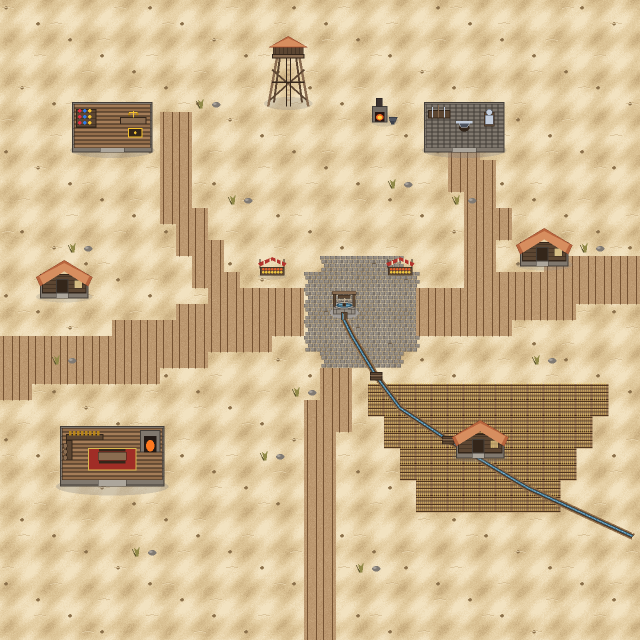
#> input picture assets/kenshi_village_interior_1280.png, 1280 x 1280 px, given in place of kenshi_house_prefab.png, which was not available (shown at 1/2 size)
$ python nono_tilemap_engine.py
#> lines starting #> are read from the running program, lines starting #| are printed output that depends on the picture; pictures that were not available may be replaced by others from this repository, and a replacement may not be noted
import base64
from PIL import Image, ImageDraw
from pathlib import Path
import math
import numpy as np

godot_base = Path(r"C:\GPTfile\godot\adventure-of-self-realization-v-0.5")
brain_dir = Path(r"C:\Users\ihate\.gemini\antigravity\brain\522dd70e-62d4-4f27-893e-70f3ade173ca")

kenshi_house = Image.open(brain_dir / "kenshi_house_prefab.png").convert("RGBA")
#> kenshi_house is the input picture: PIL image 1280x1280 RGBA; mean R, G, B, A 209, 185.3, 146.1, 254.7
kenshi_roof = Image.open(brain_dir / "kenshi_roof_fader.png").convert("RGBA")
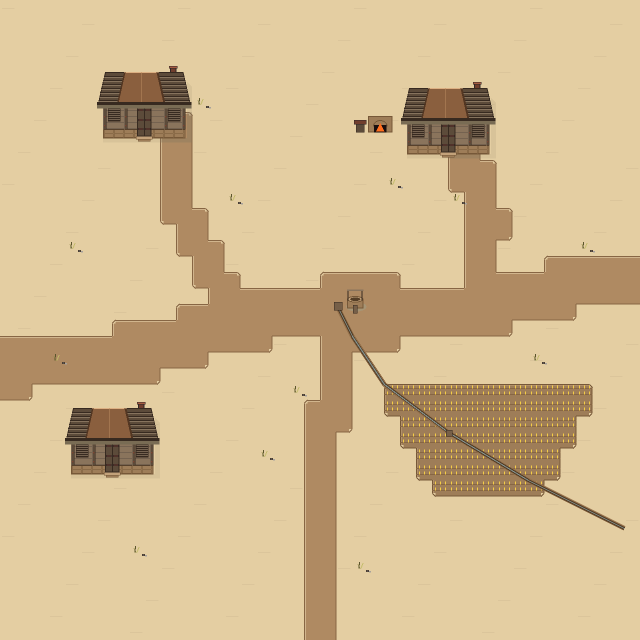
#> input picture assets/kenshi_village_merged_1280.png, 1280 x 1280 px, given in place of kenshi_roof_fader.png, which was not available (shown at 1/2 size)
#> kenshi_roof is the input picture: PIL image 1280x1280 RGBA; mean R, G, B, A 211.7, 187.1, 144.8, 255

# 40x40 Grid @ 32px = 1280x1280 px
gw, gh = 40, 40
cell = 32

# ==============================================================================
# 🎨 1. Kenshi 荒原水系與地景調色盤
# ==============================================================================
SAND_DESERT = (228, 206, 162, 255)
SAND_DUNE_D = (196, 170, 126, 255)
SAND_DUNE_L = (242, 224, 184, 255)

CLAY_EARTH = (175, 138, 98, 255)
CLAY_DARK = (135, 102, 68, 255)
MUDBRICK_BASE = (158, 125, 88, 255)
MUDBRICK_DARK = (118, 88, 56, 255)
MUDBRICK_LIGHT = (195, 162, 122, 255)

# 土質泥壟溝與水系 (Connected Irrigation Ditch System)
DITCH_SOIL_DEEP = (85, 62, 38, 255)   # 溝底深色濕泥
DITCH_BANK = (148, 112, 75, 255)      # 泥壟溝邊緣土埂
WOOD_SLUICE = (118, 95, 72, 255)      # 風化木製水槽與分水閘
WATER_SEEPAGE = (95, 128, 145, 180)   # 溝底微量滲水反光

BLEACHED_WOOD_0 = (55, 42, 32, 255)
BLEACHED_WOOD_1 = (92, 75, 58, 255)
BLEACHED_WOOD_2 = (138, 116, 92, 255)
RUST_METAL_1 = (112, 62, 45, 255)
RUST_METAL_0 = (48, 38, 38, 255)

DRY_GRASS_0 = (92, 85, 45, 255)
DRY_GRASS_1 = (145, 138, 72, 255)
DRY_GRASS_2 = (195, 188, 105, 255)
SCREE_ROCK = (128, 122, 115, 255)
SCREE_LIGHT = (168, 162, 155, 255)
GOLD_STUD = (245, 205, 70, 255)
STONE_SHADE_0 = (45, 42, 38, 255)

# ==============================================================================
# 🌊 2. 建立【頭尾連通的完整水系拓撲】 (Logically Connected Hydrology)
# 源頭：中央蓄水井 (21, 18) 溢流木水槽 -> 灌溉主渠 -> 梯形麥田分流 -> 地圖東南邊界 (39, 33) 荒野排水
# ==============================================================================
# 語意矩陣
LABEL_GRID = np.full((gh, gw), "沙", dtype=object)
ROOF_GRID = np.full((gh, gw), "", dtype=object)

# A. 泥土小道 [路]
clay_mask = np.zeros((gh, gw), dtype=int)
def mark_road(pts, w=2):
#> called with w = 2
    for i in range(len(pts)-1):
        p0, p1 = pts[i], pts[i+1]
        steps = int(math.hypot(p1[0]-p0[0], p1[1]-p0[1]) * 2)
        for t in range(steps + 1):
            s = t / float(steps)
            cx, cy = int(p0[0] + (p1[0]-p0[0])*s), int(p0[1] + (p1[1]-p0[1])*s)
            for dy in range(-w//2, w//2 + 1):
                for dx in range(-w//2, w//2 + 1):
                    if 0 <= cx+dx < gw and 0 <= cy+dy < gh:
                        clay_mask[cy+dy, cx+dx] = 1
                        LABEL_GRID[cy+dy, cx+dx] = "路"

mark_road([(0, 23), (8, 22), (15, 20), (22, 19), (30, 19), (39, 17)], w=2)
mark_road([(22, 19), (21, 26), (20, 39)], w=1)
mark_road([(15, 20), (12, 14), (11, 8)], w=1)
mark_road([(30, 19), (31, 14), (29, 9)], w=1)

# 中央石板生活廣場
for y in range(16, 22):
    for x in range(19, 25):
        if (x - 22)**2 + (y - 19)**2 <= 8:
            clay_mask[y, x] = 1
            LABEL_GRID[y, x] = "路"

# B. 東南梯形麥田 [田]
farm_mask = np.zeros((gh, gw), dtype=int)
for fy in range(24, 31):
    for fx in range(24 + (fy - 24)//2, 37 - (fy - 24)//2):
        farm_mask[fy, fx] = 1
        LABEL_GRID[fy, fx] = "田"

# C. 完整連通的灌溉泥溝 [溝]
# 源頭：(21, 19) 水井溢水口 -> (22, 21) 木水槽 -> (24, 24) 麥田入口 -> (28, 27) 田中分流閘 -> (33, 30) 麥田尾 -> (39, 33) 出地圖
ditch_pts = [(21, 19), (22, 21), (24, 24), (28, 27), (33, 30), (39, 33)]
for i in range(len(ditch_pts)-1):
    p0, p1 = ditch_pts[i], ditch_pts[i+1]
    steps = int(math.hypot(p1[0]-p0[0], p1[1]-p0[1]) * 2)
    for t in range(steps + 1):
        s = t / float(steps)
        cx, cy = int(p0[0] + (p1[0]-p0[0])*s), int(p0[1] + (p1[1]-p0[1])*s)
        if 0 <= cx < gw and 0 <= cy < gh:
            LABEL_GRID[cy, cx] = "溝"

# D. 房屋佔地 [屋] 與 屋頂覆蓋 [頂]
def mark_house(gx, gy):
#> called with gx = 6, gy = 4
    for hy in range(gy, gy + 5):
        for hx in range(gx, gx + 6):
            if 0 <= hx < gw and 0 <= hy < gh:
                LABEL_GRID[hy, hx] = "屋"
    for ry in range(gy, gy + 3):
        for rx in range(gx, gx + 6):
            if 0 <= rx < gw and 0 <= ry < gh:
                ROOF_GRID[ry, rx] = "頂"

mark_house(6, 4)   # 西北村長宅
mark_house(25, 5)  # 東北鐵匠鋪
mark_house(4, 25)  # 西南酒館

# E. 道具 [井]、[爐]、[草]、[石]
LABEL_GRID[18, 21] = "井"
LABEL_GRID[7, 23] = "爐"

scrub_coords = [(4, 15), (14, 12), (18, 24), (28, 12), (33, 22), (8, 34), (22, 35), (36, 15), (12, 6), (24, 11), (16, 28), (3, 22)]
for sx, sy in scrub_coords:
    if LABEL_GRID[sy, sx] == "沙":
        LABEL_GRID[sy, sx] = "草"
    if sx + 1 < gw and LABEL_GRID[sy, sx + 1] == "沙":
        LABEL_GRID[sy, sx + 1] = "石"

# ==============================================================================
# 📑 3. 渲染每格文字標籤語意大圖 (Per-Cell Text Label Semantic Grid Image)
# ==============================================================================
sem_img = Image.new("RGBA", (gw * cell, gh * cell), (30, 30, 36, 255))
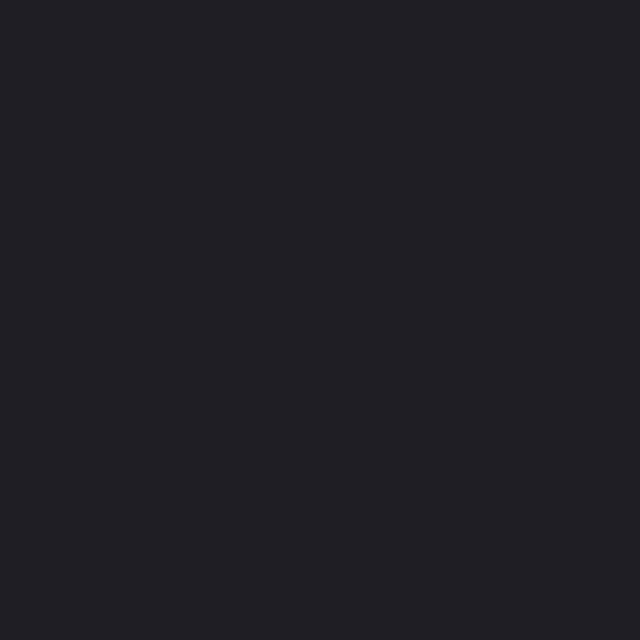
#> sem_img: PIL image 1280x1280 RGBA (shown at 1/2 size); mean R, G, B, A 30, 30, 36, 255
draw_sem = ImageDraw.Draw(sem_img)

LABEL_COLORS = {
    "沙": (228, 206, 162, 100),
    "路": (175, 138, 98, 220),
    "田": (195, 160, 90, 220),
    "溝": (110, 80, 50, 255),
    "屋": (180, 110, 70, 255),
    "井": (70, 130, 200, 255),
    "爐": (230, 100, 40, 255),
    "草": (145, 160, 60, 255),
    "石": (140, 140, 150, 255),
}

for y in range(gh):
    for x in range(gw):
        lbl = LABEL_GRID[y, x]
        px, py = x * cell, y * cell
        bg_col = LABEL_COLORS.get(lbl, (50, 50, 60, 255))
        draw_sem.rectangle([px, py, px + cell, py + cell], fill=bg_col, outline=(80, 80, 95, 180), width=1)
        draw_sem.text((px + 8, py + 8), lbl, fill=(255, 255, 255, 240))
        if ROOF_GRID[y, x] == "頂":
            draw_sem.text((px + 18, py + 18), "▲", fill=(255, 80, 80, 220))

out_sem_img = brain_dir / "kenshi_village_per_cell_text_labels.png"
sem_img.save(out_sem_img)
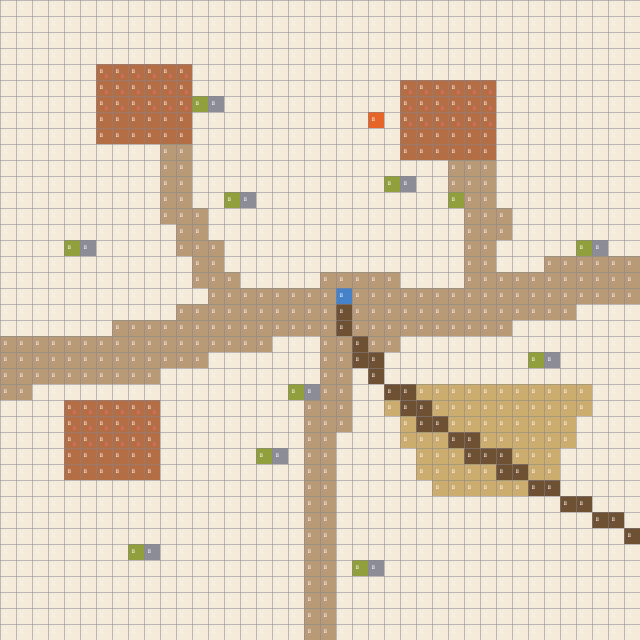
#> saved as kenshi_village_per_cell_text_labels.png: PIL image 1280x1280 RGBA (shown at 1/2 size); mean R, G, B, A 206.3, 181.4, 142, 139.1; transparent parts drawn white

# ==============================================================================
# 🎨 4. 渲染四大分層 (4 Discrete Layers)
# ==============================================================================
# Layer 1: 底沙
l1_img = Image.new("RGBA", (gw * cell, gh * cell), SAND_DESERT)
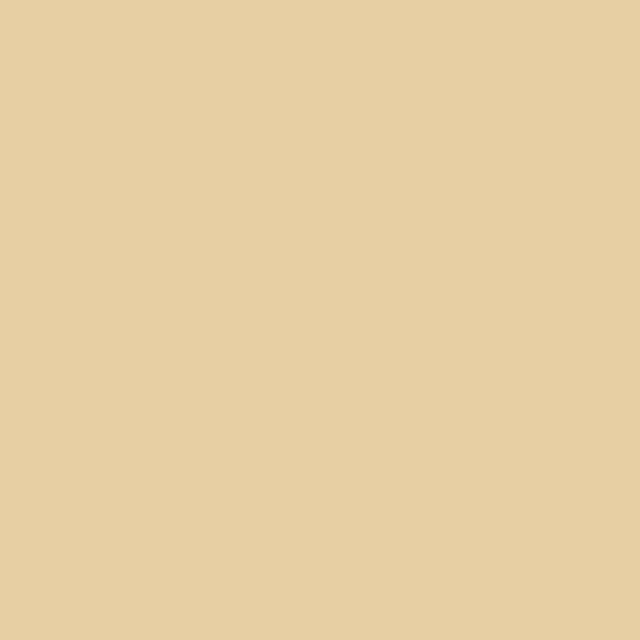
#> l1_img: PIL image 1280x1280 RGBA (shown at 1/2 size); mean R, G, B, A 228, 206, 162, 255
draw_l1 = ImageDraw.Draw(l1_img)
for gy in range(gh):
    for gx in range(gw):
        if (gx * 3 + gy * 7) % 11 == 0:
            px, py = gx * cell, gy * cell
            draw_l1.line([(px + 4, py + 16), (px + 28, py + 16)], fill=SAND_DUNE_D)
            draw_l1.line([(px + 4, py + 17), (px + 28, py + 17)], fill=SAND_DUNE_L)

# Layer 2: 建築地景
l2_img = Image.new("RGBA", (gw * cell, gh * cell), (0, 0, 0, 0))
#> l2_img: PIL image 1280x1280 RGBA; every value is 0
draw_l2 = ImageDraw.Draw(l2_img)

def render_autotile(target_draw, mask, fill_col, dark_col, light_col):
#> called with fill_col = (175, 138, 98, 255), dark_col = (135, 102, 68, 255), light_col = (242, 224, 184, 255)
    for y in range(gh):
        for x in range(gw):
            if mask[y, x] == 0: continue
            px, py = x * cell, y * cell
            nt = mask[y-1, x] if y > 0 else 1
            nb = mask[y+1, x] if y < gh-1 else 1
            nl = mask[y, x-1] if x > 0 else 1
            nr = mask[y, x+1] if x < gw-1 else 1
            target_draw.rectangle([px, py, px + cell, py + cell], fill=fill_col)
            if not nt:
                target_draw.line([(px, py), (px + cell, py)], fill=dark_col, width=2)
                target_draw.line([(px, py + 2), (px + cell, py + 2)], fill=light_col, width=1)
            if not nb: target_draw.line([(px, py + cell - 1), (px + cell, py + cell - 1)], fill=dark_col, width=2)
            if not nl:
                target_draw.line([(px, py), (px, py + cell)], fill=dark_col, width=2)
                target_draw.line([(px + 2, py), (px + 2, py + cell)], fill=light_col, width=1)
            if not nr: target_draw.line([(px + cell - 1, py), (px + cell - 1, py + cell)], fill=dark_col, width=2)
            if not nt and not nl:
                target_draw.rectangle([px, py, px + 6, py + 6], fill=SAND_DESERT)
                target_draw.line([(px + 6, py), (px, py + 6)], fill=dark_col, width=2)
            if not nt and not nr:
                target_draw.rectangle([px + cell - 6, py, px + cell, py + 6], fill=SAND_DESERT)
                target_draw.line([(px + cell - 6, py), (px + cell, py + 6)], fill=dark_col, width=2)
            if not nb and not nl:
                target_draw.rectangle([px, py + cell - 6, px + 6, py + cell], fill=SAND_DESERT)
                target_draw.line([(px, py + cell - 6), (px + 6, py + cell)], fill=dark_col, width=2)
            if not nb and not nr:
                target_draw.rectangle([px + cell - 6, py + cell - 6, px + cell, py + cell], fill=SAND_DESERT)
                target_draw.line([(px + cell - 6, py + cell), (px + cell, py + cell - 6)], fill=dark_col, width=2)

# 渲染地面自然拓撲（黏土車轍路、農田耕地、連通灌溉泥溝、水槽與水井底座）至 Layer 1 (Ground)
render_autotile(draw_l1, clay_mask, CLAY_EARTH, CLAY_DARK, SAND_DUNE_L)
render_autotile(draw_l1, farm_mask, MUDBRICK_BASE, MUDBRICK_DARK, MUDBRICK_LIGHT)

# 耕地麥垄 (Layer 1)
for fy in range(24, 31):
    for fx in range(gw):
        if farm_mask[fy, fx]:
            px, py = fx * cell, fy * cell
            draw_l1.line([(px, py + 8), (px + cell, py + 8)], fill=CLAY_DARK, width=2)
            draw_l1.line([(px, py + 20), (px + cell, py + 20)], fill=CLAY_DARK, width=2)
            for wx in (6, 16, 26):
                draw_l1.line([(px + wx, py + 3), (px + wx, py + 8)], fill=GOLD_STUD, width=2)
                draw_l1.line([(px + wx, py + 15), (px + wx, py + 20)], fill=GOLD_STUD, width=2)

# 完整連通水渠 (Connected Ditch from Well to Boundary) (Layer 1)
for i in range(len(ditch_pts)-1):
    p0, p1 = ditch_pts[i], ditch_pts[i+1]
    x0, y0 = p0[0]*cell, p0[1]*cell
    x1, y1 = p1[0]*cell, p1[1]*cell
    # 渠埂土堤
    draw_l1.line([(x0, y0), (x1, y1)], fill=DITCH_BANK, width=10)
    # 渠底深泥
    draw_l1.line([(x0, y0), (x1, y1)], fill=DITCH_SOIL_DEEP, width=6)
    # 微量滲水光澤
    draw_l1.line([(x0, y0), (x1, y1)], fill=WATER_SEEPAGE, width=2)
    # 分水閘門
    if i == 0:
        # 水井引水木槽
        draw_l1.rectangle([x0 - 4, y0 - 4, x0 + 12, y0 + 12], fill=WOOD_SLUICE, outline=BLEACHED_WOOD_0)
    elif i == 3:
        # 麥田中段木質分流閘門
        draw_l1.rectangle([x0 - 4, y0 - 4, x0 + 8, y0 + 8], fill=WOOD_SLUICE, outline=BLEACHED_WOOD_0)

# 水井地表投影與底座 (Layer 1)
wx, wy = 21 * cell + 16, 18 * cell + 8
draw_l1.ellipse([wx + 4, wy + 20, wx + 44, wy + 38], fill=(35, 25, 20, 80))
draw_l1.rectangle([wx + 6, wy + 16, wx + 38, wy + 32], fill=MUDBRICK_BASE, outline=MUDBRICK_DARK, width=2)
draw_l1.ellipse([wx + 6, wy + 8, wx + 38, wy + 20], fill=MUDBRICK_LIGHT, outline=MUDBRICK_DARK, width=2)
draw_l1.ellipse([wx + 12, wy + 11, wx + 32, wy + 17], fill=DITCH_SOIL_DEEP)
draw_l1.rectangle([wx + 18, wy + 26, wx + 26, wy + 42], fill=WOOD_SLUICE, outline=BLEACHED_WOOD_0)

# 放置 3 棟 Kenshi 房屋 (Layer 2 建築本體)
l2_img.paste(kenshi_house, (6 * cell, 4 * cell), kenshi_house)
l2_img.paste(kenshi_house, (25 * cell, 5 * cell), kenshi_house)
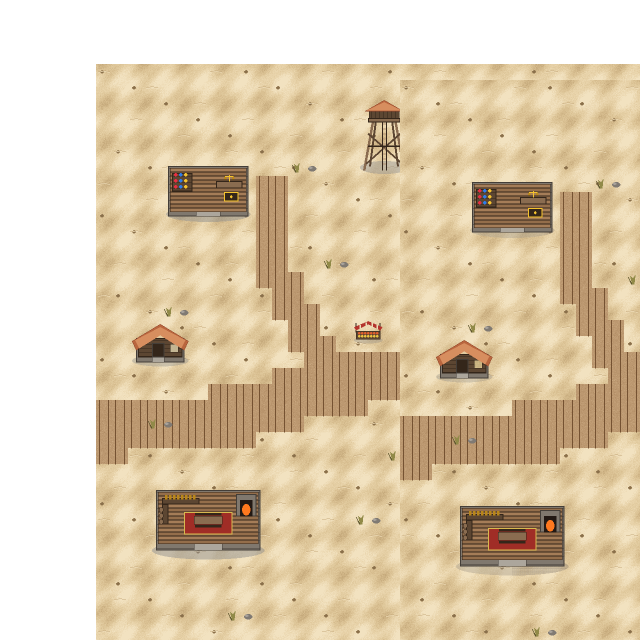
#> l2_img: PIL image 1280x1280 RGBA (shown at 1/2 size); mean R, G, B, A 162.3, 143.7, 113.4, 194.7; transparent parts drawn white
l2_img.paste(kenshi_house, (4 * cell, 25 * cell), kenshi_house)
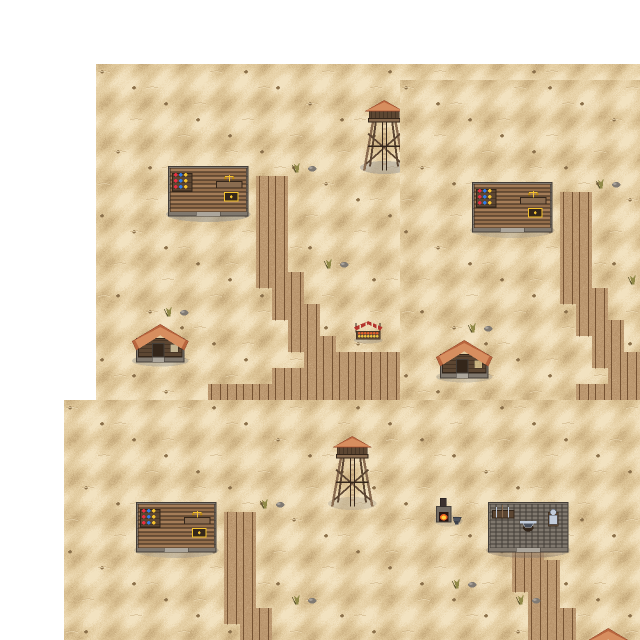
#> l2_img: PIL image 1280x1280 RGBA (shown at 1/2 size); mean R, G, B, A 168.8, 150.8, 119.6, 199.6; transparent parts drawn white

# 放置 Kenshi 水井立面支架 (Layer 2 立面)
draw_l2.line([(wx + 8, wy + 16), (wx + 8, wy - 4)], fill=BLEACHED_WOOD_0, width=2)
draw_l2.line([(wx + 36, wy + 16), (wx + 36, wy - 4)], fill=BLEACHED_WOOD_0, width=2)
draw_l2.line([(wx + 6, wy - 4), (wx + 38, wy - 4)], fill=BLEACHED_WOOD_2, width=3)

# 放置熔爐 (Layer 2)
fx, fy = 23 * cell, 7 * cell
draw_l2.rectangle([fx, fy + 8, fx + 48, fy + 40], fill=MUDBRICK_BASE, outline=MUDBRICK_DARK, width=2)
draw_l2.arc([fx + 10, fy + 16, fx + 38, fy + 40], start=180, end=0, fill=MUDBRICK_DARK, width=2)
draw_l2.rectangle([fx + 12, fy + 26, fx + 36, fy + 40], fill=(25, 15, 15, 255))
draw_l2.polygon([(fx + 16, fy + 38), (fx + 24, fy + 22), (fx + 32, fy + 38)], fill=(255, 110, 30, 255))
draw_l2.rectangle([fx - 24, fy + 24, fx - 8, fy + 40], fill=BLEACHED_WOOD_1, outline=BLEACHED_WOOD_0)
draw_l2.rectangle([fx - 28, fy + 16, fx - 4, fy + 24], fill=RUST_METAL_1, outline=RUST_METAL_0, width=1)

# Layer 2.5: 雜草與碎石佈置層
l_clutter = Image.new("RGBA", (gw * cell, gh * cell), (0, 0, 0, 0))
draw_cl = ImageDraw.Draw(l_clutter)
for sx, sy in scrub_coords:
    px, py = sx * cell + 16, sy * cell + 16
    draw_cl.line([(px, py), (px - 4, py - 8)], fill=DRY_GRASS_1, width=2)
    draw_cl.line([(px + 2, py), (px + 6, py - 10)], fill=DRY_GRASS_2, width=2)
    draw_cl.line([(px - 2, py), (px - 1, py - 12)], fill=DRY_GRASS_0, width=2)
    draw_cl.rectangle([px + 12, py + 4, px + 17, py + 7], fill=SCREE_ROCK, outline=BLEACHED_WOOD_0)
    draw_cl.rectangle([px + 18, py + 6, px + 21, py + 8], fill=SCREE_LIGHT)

# Layer 3: 頭頂屋頂淡出層
l3_roofs = Image.new("RGBA", (gw * cell, gh * cell), (0, 0, 0, 0))
l3_roofs.paste(kenshi_roof, (6 * cell, 4 * cell), kenshi_roof)
l3_roofs.paste(kenshi_roof, (25 * cell, 5 * cell), kenshi_roof)
l3_roofs.paste(kenshi_roof, (4 * cell, 25 * cell), kenshi_roof)
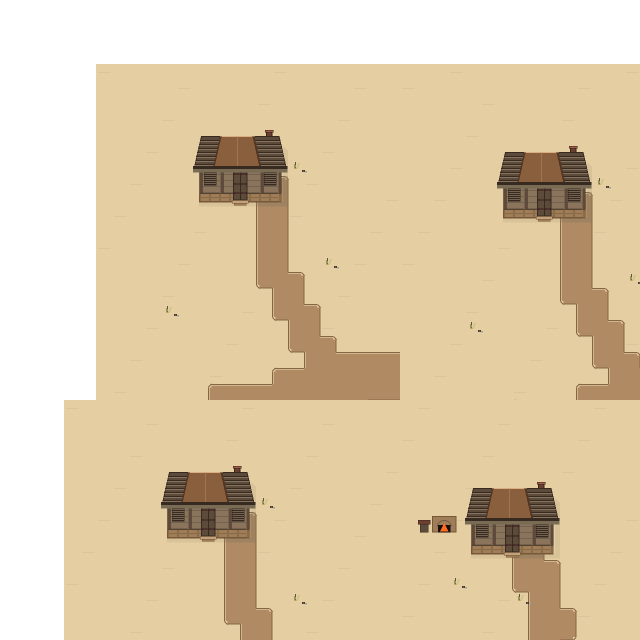
#> l3_roofs: PIL image 1280x1280 RGBA (shown at 1/2 size); mean R, G, B, A 168.3, 150, 117, 199.9; transparent parts drawn white

# 保存獨立圖層 (包含村落專屬命名與 Godot 正式資產同步)
village_godot_dir = godot_base / "圖片" / "地圖" / "荒原九大戰區_正式資產" / "00_邊境村落"
village_godot_dir.mkdir(parents=True, exist_ok=True)
assets_dir = Path(__file__).resolve().parent.parent / "assets"
assets_dir.mkdir(parents=True, exist_ok=True)

l1_img.save(brain_dir / "village_layer_1_ground.png")
l2_img.save(brain_dir / "village_layer_2_structures.png")
#> (the rest of the program and of its run is left out)
